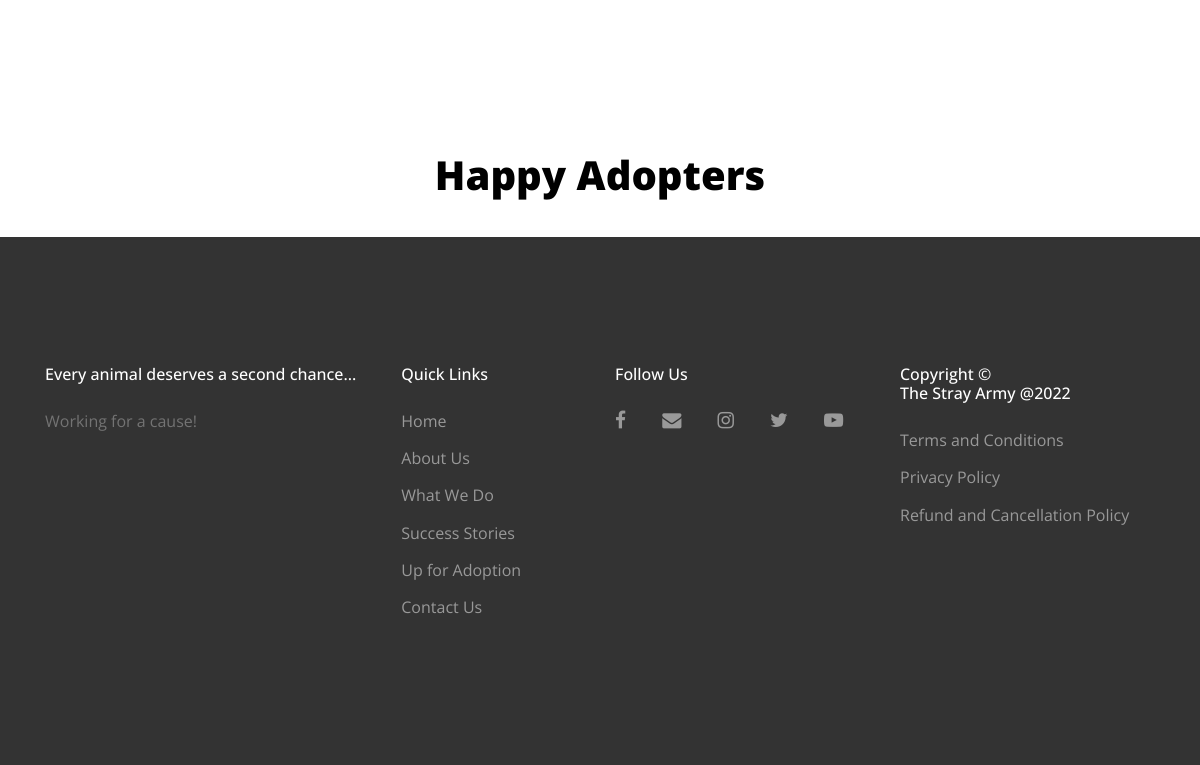
Before: /stories (lower part) with the older database file.
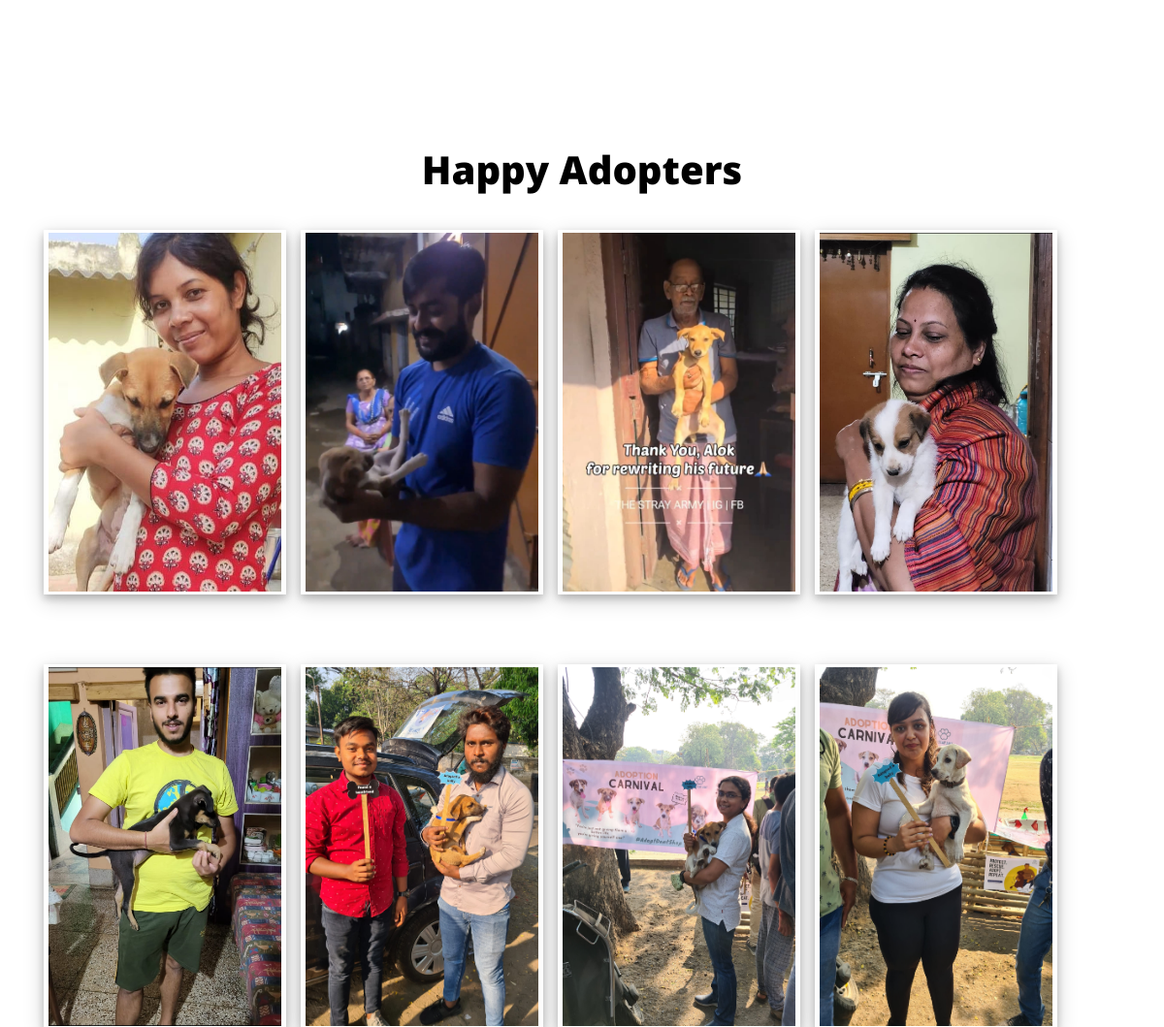
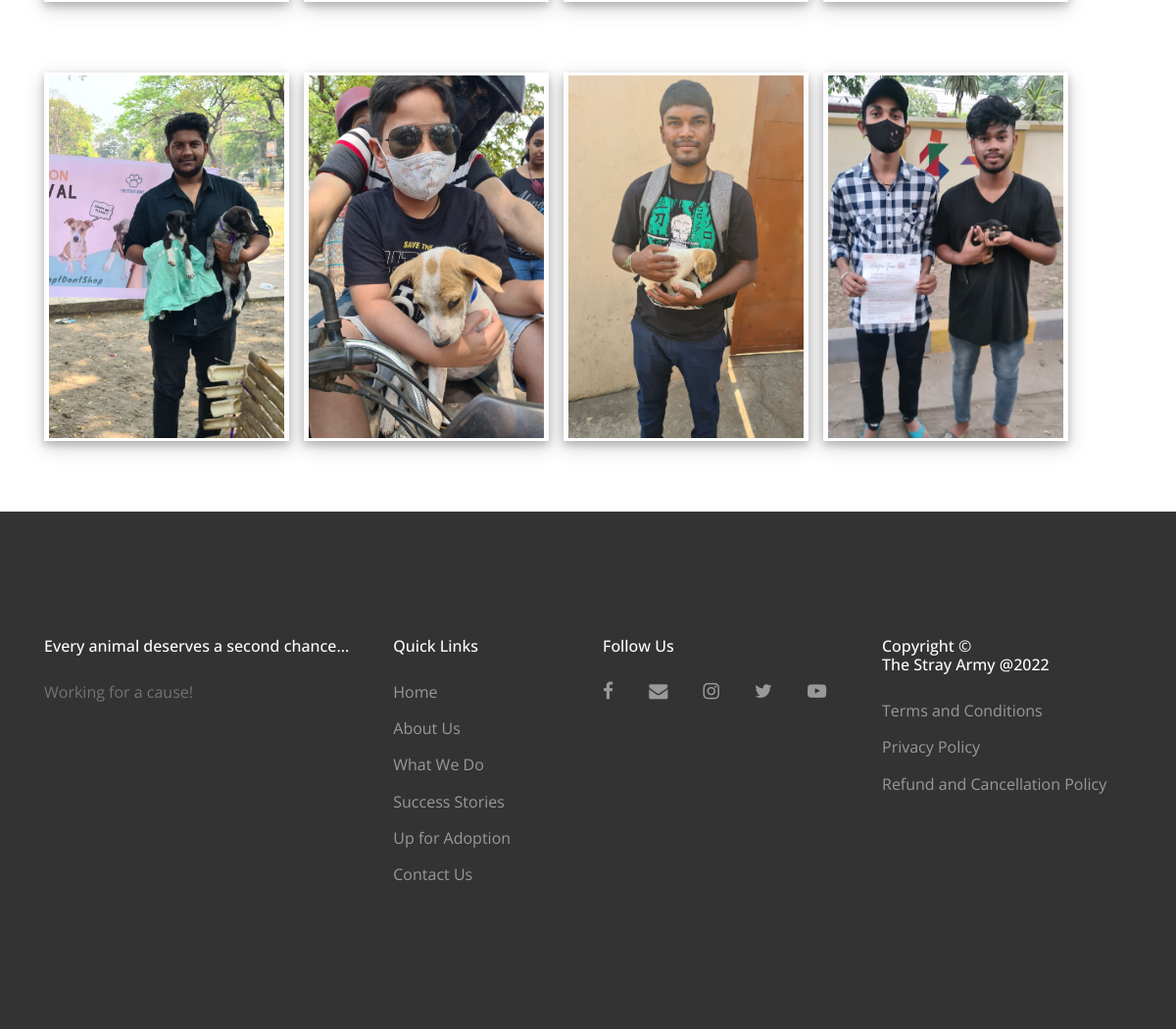
After: the same page with the newer database file (2 pictures, top to bottom).
### mainapp/models.py (models this page shows, shortened)
class Adopters(models.Model):
    image = models.ImageField()

### mainapp/views.py (the view)
# urls.py: path('stories', views.story),
def story(request):
    aboutstory = Story.objects.all()
    adopters = Adopters.objects.all()
    return render(request, "story.html", {'items': aboutstory, 'adopters': adopters})

### mainapp/templates/story.html (shortened to what this page needs)
<!DOCTYPE html>
{% load static %}
<html lang="en">
  <head>
    <link
      rel="stylesheet"
      href="https://cdnjs.cloudflare.com/ajax/libs/font-awesome/6.2.0/css/all.min.css"
    />
    <link
      rel="stylesheet"
      href="https://cdnjs.cloudflare.com/ajax/libs/font-awesome/6.2.0/css/brands.min.css"
    />
    <link
      rel="stylesheet"
      href="https://cdnjs.cloudflare.com/ajax/libs/font-awesome/4.7.0/css/font-awesome.min.css"
    />
    <link rel="stylesheet" href="{% static 'home/css/style.css' %}" />
  <body
    data-spy="scroll"
    data-target=".site-navbar-target"
    data-offset="300"
    id="home-section"
  >
    <div class="site-wrap">
      <section class="site-section">
        <div class="container">
          {% for item in items %}
          <div class="row hover-1-wrap mb-5">
            <div class="col-12">
              <div class="row">
              </div>
            </div>
          </div>
          {% endfor %}
        </div>
      </section>
<section class="gallery">
    <div class="container">
      <h1 class="text-black" style="padding-bottom: 30px;font-weight:800;text-align:center">Happy Adopters</h1>
      {% for adopter in adopters %}
      {% if forloop.counter0|divisibleby:4 %}
      <div class="row mb-5 ml-auto mr-auto">
        <div class="col-12">
          <div class="row workrow">
      {% endif %}
            <div class="work-card mb-4 col-lg-3" {% if forloop.counter0|divisibleby:4 %} data-aos="fade-right" {% endif %} {% if forloop.counter|divisibleby:4 %} data-aos="fade-left" {% endif %} {% if forloop.counter|divisibleby:2 %} data-aos="fade-up" {% else %} data-aos="fade-down" {% endif %}>
              <a >
                <img
                  src="{{ adopter.image.url }}"
                  alt="Image"
                  height="370px"
                  width="240px"
                  data-pagespeed-url-hash="1104781227"
                />
              </a>
            </div>
          {% if forloop.counter|divisibleby:4 %}
          </div>
        </div>
      </div>
      {% endif %}
      {% endfor %}
    </div>
</section>
           <footer class="site-footer">
        <div class="container">
          <div class="row">
            <div class="col-md-9">
              <div class="row">
                <div class="col-md-5">
                  <h2 class="footer-heading mb-4">Every animal deserves a second chance...</h2>
                  <p>
Working for a cause!
                  </p>
                </div>
                <div class="col-md-3 ml-auto">
                  <h2 class="footer-heading mb-4">Quick Links</h2>
                  <ul class="list-unstyled">
                    <li>
                      <a href="/" class="smoothscroll"
                        >Home</a
                      >
                    </li>
                    <li>
                      <a href="about" class="smoothscroll"
                        >About Us</a
                      >
                    </li>
                    <li>
                      <a href="work" class="smoothscroll"
                        >What We Do</a
                      >
                    </li>
                    <li>
                      <a href="stories" class="smoothscroll"
                        >Success Stories</a>
                    </li>
                    <li>
                      <a href="adopt" class="smoothscroll"
                        >Up for Adoption</a
                      >
                    </li>
                    <li>
                      <a href="contact" class="smoothscroll"
                        >Contact Us</a
                      >
                    </li>
                  </ul>
                </div>
                <div class="col-md-4">
                  <h2 class="footer-heading mb-4">Follow Us</h2>
                  <a href="https://www.facebook.com/thestrayarmy" class="pl-0 pr-3"
                    ><span
                      class="fa fa-facebook-f"
                      style="font-size: 1.2rem"
                    ></span
                  ></a>
                  <a href="mailto:thestrayarmy@gmail.com" class="pl-3 pr-3"
                    ><span
                      class="fa fa-envelope"
                      style="font-size: 1.2rem"
                    ></span
                  ></a>
                  <a href="https://www.instagram.com/thestrayarmy/" class="pl-3 pr-3"
                    ><span
                      class="fa fa-instagram"
                      style="font-size: 1.2rem"
                    ></span
                  ></a>
                  <a href="https://twitter.com/thestrayarmy" class="pl-3 pr-3"
                    ><span
                      class="fa fa-twitter"
                      style="font-size: 1.2rem"
                    ></span
                  ></a>
                  <a href="https://www.youtube.com/channel/UCCCfd5YG4kOvQFsWPeI3xhA/" class="pl-3 pr-3"
                    ><span
                      class="fa fa-youtube-play"
                      style="font-size: 1.2rem"
                    ></span
                  ></a>
                </div>
              </div>
            </div>
 <div class="col-md-3 ml-auto">
                  <h2 class="footer-heading mb-4">
Copyright ©</br>
The Stray Army @2022</h2>
                  <ul class="list-unstyled">
                    <li>
                      <a href="terms" class="smoothscroll"
                        >Terms and Conditions</a
                      >
                    </li>
                    <li>
                      <a href="privacy" class="smoothscroll"
                        >Privacy Policy</a
                      >
                    </li>
                    <li>
                      <a href="refund" class="smoothscroll"
                        >Refund and Cancellation Policy</a
                      >
                    </li>
                  </ul>
                </div>
          </div>
        </div>
      </footer>
        </div>
  </body>
</html>

Changed rows visible on the page:
added Adopters: image (picture)
added Adopters: image (picture)
added Adopters: image (picture)
added Adopters: image (picture)
added Adopters: image (picture)
added Adopters: image (picture)
added Adopters: image (picture)
added Adopters: image (picture)
added Adopters: image (picture)
added Adopters: image (picture)
added Adopters: image (picture)
added Adopters: image (picture)
